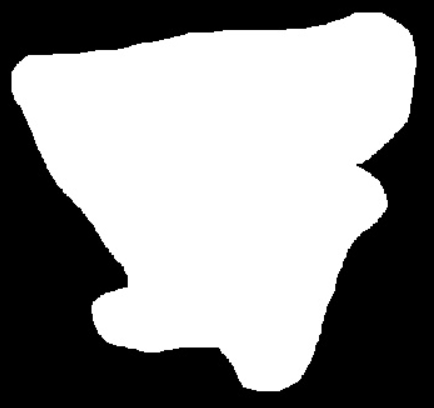
#> input picture data/01/mask_01.jpg, 434 x 408 px; its folder holds only this picture in this run
$ python main.py
#> lines starting #> are read from the running program, lines starting #| are printed output that depends on the picture
#> the answer given: 1
#> in seamless_cloning, mask is the input picture: shape (408, 434, 3); min 0, max 255, mean 143.3
### code/Possion.py
import cv2
import numpy as np
from scipy.sparse import lil_matrix, linalg

# [50 lines left out: function Poisson, not called in this run]

def Seamless_cloning(src, dst, mask, flag):
    # 1. 计算mask区域的外切矩形
#> called with flag = 0
    loc = np.nonzero(mask)
#> loc = 103681 positions, rows 7 to 397, columns 7 to 417
    xbegin = max(np.min(loc[0]) - 1, 0)
#> xbegin = 6
    xend = max(np.max(loc[0]) + 1, 0)
#> xend = 398
    ybegin = max(np.min(loc[1]) - 1, 0)
#> ybegin = 6
    yend = max(np.max(loc[1]) + 1, 0)
#> yend = 418

    # 如果要做Monochrome transfer，求ROI前将原图像转为单色
    if flag == 2:
        src = cv2.cvtColor(src, cv2.COLOR_BGR2GRAY)

    # 2. 根据mask区域范围截取出对应的mask、src
    cutMask = mask[xbegin:xend, ybegin:yend]
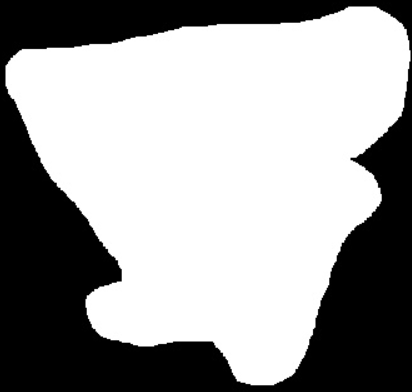
#> cutMask: shape (392, 412); min 0, max 255, mean 157.1
#> (the run stopped early here; a loop or call above may not have finished)
